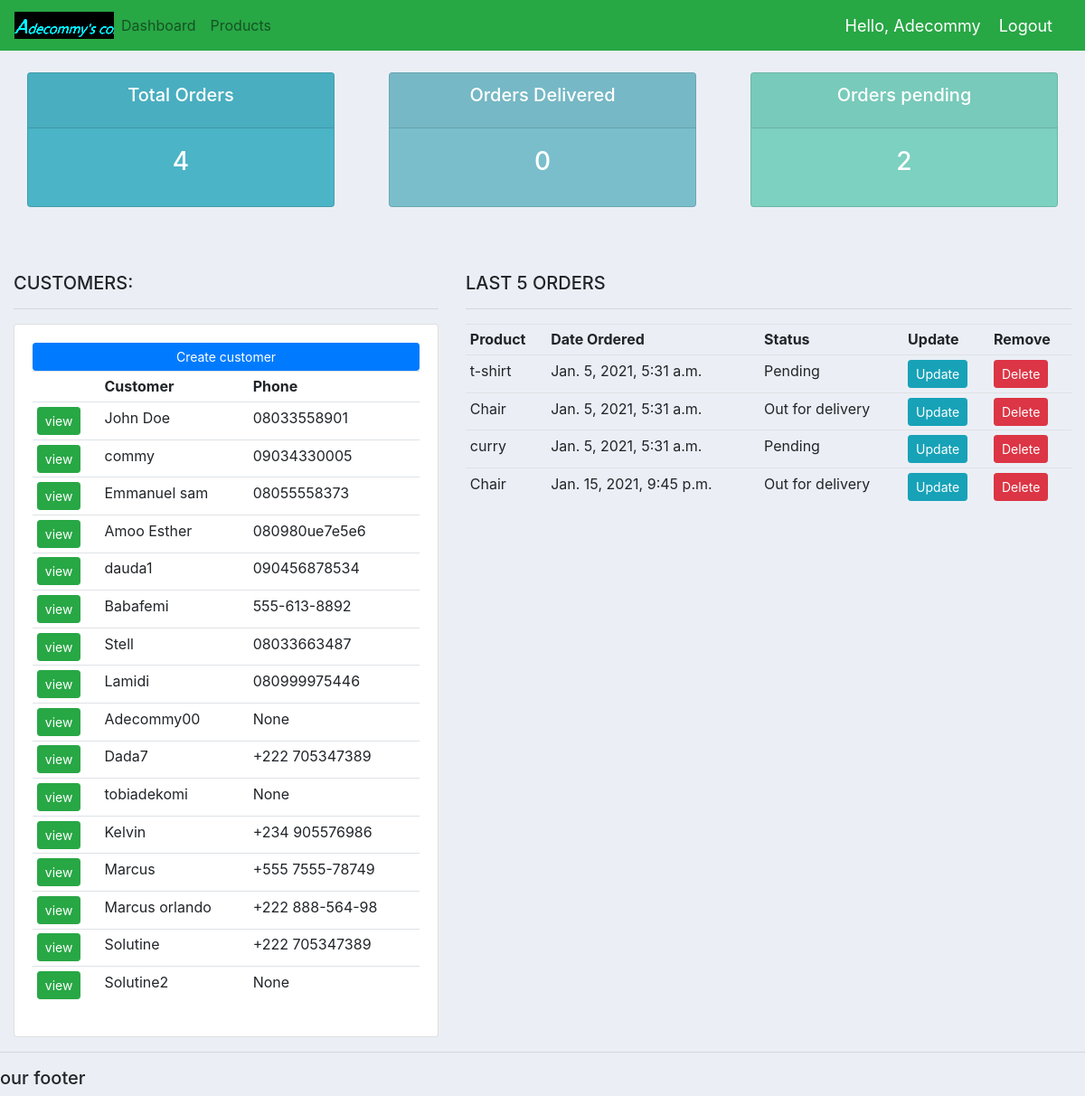
The app's page / (signed in) with its own data.
### accounts/models.py (models this page shows, shortened)
class Customer(models.Model):
    user = models.OneToOneField(User, null=True, blank=True, on_delete=models.CASCADE)
    name = models.CharField(max_length=200, null=True)
    phone = models.CharField(max_length=200, null=True)
    email = models.CharField(max_length=200, null=True)
    profile_pic = models.ImageField(default='BLOG.JPG', null=True, blank=True)
    date_created = models.DateTimeField(auto_now_add=True, null=True)

class Order(models.Model):
    STATUS = (
        ('Pending', 'Pending'),
        ('Out for delivery', 'Out for delivery'),
        ('Delivered', 'Delivered'),
    )
    customer = models.ForeignKey(Customer, null=True, on_delete=models.SET_NULL)
    product = models.ForeignKey(Product, null=True, on_delete=models.SET_NULL)
    date_created = models.DateTimeField(auto_now_add=True, null=True)
    status = models.CharField(max_length=200, null=True, choices=STATUS)
    note = models.CharField(max_length=1000, null=True)

class Product(models.Model):
    CATEGORY = (
        ('Indoor', 'Indoor'),
        ('Out door', 'Out door'),
    )
    name = models.CharField(max_length=200, null=True)
    price = models.FloatField(null=True)
    Category = models.CharField(max_length=200, null=True, choices=CATEGORY)
    description = models.CharField(max_length=200, null=True, blank=True)
    date_created = models.DateTimeField(auto_now_add=True, null=True)
    tags = models.ManyToManyField(Tag)
    def __str__(self):
        return self.name

### accounts/decorators.py (the view)
    def wrapper_function(request, *args, **kwargs):
        group = None
        if request.user.groups.exists():
            group = request.user.groups.all()[0].name
        if group == 'customer':
            return redirect('user-page')
        if group == 'admin':
            return view_func(request, *args, **kwargs)

### accounts/views.py (called while the page is built)
@login_required(login_url='login')
@admin_only
def home(request):
    orders = Order.objects.all()
    customers = Customer.objects.all()
    total_customers = customers.count()
    total_orders = orders.count()
    delivered = orders.filter(status='Delivered').count()
    pending = orders.filter(status='Pending').count()
    context = {'orders':orders, 'customers':customers, 'total_customers':total_customers, 'total_orders':total_orders, 'delivered':delivered, 'pending':pending}
    return render(request, 'accounts/dashboard.html', context)

### accounts/templates/accounts/dashboard.html
{% extends 'accounts/main.html' %}
{% block content %}
{% include 'accounts/status.html' %}
<br>
<div class="row">
    <div class="col-md-5">
        <h5>CUSTOMERS:</h5>
        <hr>
        <div class="card card-body">
            <a class="btn btn-primary btn-sm btn-block" href=" ">Create customer</a>
            <table class="table table-sm">
                <tr>
                    <th></th>
                    <th>Customer</th>
                    <th>Phone</th>
                </tr>
            {% for customer in customers %}
                <tr>
                    <td><a class="btn btn-sm btn-success" href="{% url 'customer' customer.id %}">view</a></td>
                    <td>{{customer.name}}</td>
                    <td>{{customer.phone}}</td>
                </tr>
            {% endfor %}
            </table>
        </div>
    </div>
    <div class="col-md-7">
        <h5>LAST 5 ORDERS</h5>
        <hr>
            <table class="table table-sm">
                <tr>
                    <th>Product</th>
                    <th>Date Ordered</th>
                    <th>Status</th>
                    <th>Update</th>
                    <th>Remove</th>
                </tr>
                {% for order in orders %}
                <tr>
                    <td>{{order.product}}</td>
                    <td>{{order.date_created}}</td>
                    <td>{{order.status}}</td>
                    <td><a class="btn btn-sm btn-info"href="{% url 'update_order' order.id %}">Update</a></td>
                    <td><a class="btn btn-sm btn-danger" href="{% url 'delete_order' order.id %}">Delete</a></td>
                </tr>
            {% endfor %}
            </table>
        </div>
    </div>
</div>
{% endblock %}

### accounts/templates/accounts/main.html (shortened to what this page needs)
{% load static %}
<!DOCTYPE html>
<html>
 <head>
    <link rel="stylesheet" href="https://stackpath.bootstrapcdn.com/bootstrap/4.3.1/css/bootstrap.min.css">
    <link rel="stylesheet" type="text/css" href="{% static '/css/main.css'%}">
 </head>
 <body>
  {% include 'accounts/navbar.html' %}
  <div class="container-fluid">
  {% block content %}
  {% endblock %}
  <hr>
  <h5>our footer</h5>
 </body>
</html>

### accounts/templates/accounts/navbar.html (shortened to what this page needs)
{% load static %}
<nav class="navbar navbar-expand-lg navbar-light bg-success">
 <img src="{% static 'images/logo2.png' %}">
  <div class="collapse navbar-collapse" id="navbarNav">
    <ul class="navbar-nav">
      {% if request.user.is_staff %}
      <li class="nav-item">
        <a class="nav-link" href="{% url 'home' %} ">Dashboard</a>
      </li>
      <li class="nav-item">
        <a class="nav-link" href="{% url 'products' %}">Products</a>
      </li>
      {% else %}
        <li class="nav-item">
          <a class="nav-link" href="{% url 'account' %}">settings</a>
        </li>
        {% endif %}
    </ul>
  </div>
  <span class="hello-msg">Hello, {{request.user}}</span>
  <span ><a  class="hello-msg" href="{% url 'logout' %}">Logout</a></span>
</nav>

### accounts/templates/accounts/status.html
<br>
<div class="row">
    <div class="col">
        <div class="col-md">
            <div class="card text-center text-white mb-5" id="total-orders">
                <div class="card-header">
                    <h5 class="card-title">Total Orders</h5>
                </div>
                <div class="card-body">
                 <h3 class="card-title">{{total_orders}}</h3>
                </div>
            </div>
        </div>
    </div>
    <div class="col">
        <div class="col-md">
            <div class="card text-center text-white mb-3" id="orders-delivered">
                <div class="card-header">
                    <h5 class="card-title">Orders Delivered</h5>
                </div>
                <div class="card-body">
                    <h3 class="card-title">{{delivered}}</h3>
                </div>
            </div>
        </div>
    </div>
    <div class="col">
        <div class="col-md">
            <div class="card text-center text-white mb-3" id="orders-pending">
                <div class="card-header">
                    <h5 class="card-title">Orders pending</h5>
                </div>
                <div class="card-body">
                    <h3 class="card-title">{{pending}}</h3>
                </div>
            </div>
        </div>
    </div>
</div>

### static/css/main.css (style rules this page uses)
body { background-color: #ebeff5 ; }
#total-orders { background-color: #4cb4c7; }
#orders-delivered { background-color: #7abecc; }
#orders-pending { background-color: #7CD1C0; }

### accounts/templates/accounts/navbar.html (style rules this page uses)
.hello-msg { font-size: 18px; color: #fff; margin-right: 20px; }

### records on screen
Customer: name "John Doe", phone "08033558901"
Customer: name "commy", phone "09034330005"
Customer: name "Emmanuel sam", phone "08055558373"
Customer: name "Amoo Esther", phone "080980ue7e5e6"
Customer: name "dauda1", phone "090456878534"
Customer: name "Babafemi", phone "555-613-8892"
Customer: name "Stell", phone "08033663487"
Customer: name "Lamidi", phone "080999975446"
Customer: name "Adecommy00", phone "None"
Customer: name "Dada7", phone "+222 705347389"
Customer: name "tobiadekomi", phone "None"
Customer: name "Kelvin", phone "+234 905576986"
Customer: name "Marcus", phone "+555 7555-78749"
Customer: name "Marcus orlando", phone "+222 888-564-98"
Customer: name "Solutine", phone "+222 705347389"
Customer: name "Solutine2", phone "None"
Order: product "t-shirt", date_created "Jan. 5, 2021, 5:31 a.m.", status "Pending"
Order: product "Chair", date_created "Jan. 5, 2021, 5:31 a.m.", status "Out for delivery"
Order: product "curry", date_created "Jan. 5, 2021, 5:31 a.m.", status "Pending"
Order: product "Chair", date_created "Jan. 15, 2021, 9:45 p.m.", status "Out for delivery"

### other values on screen
{{ request.user }} "Adecommy"
{{ total_orders }} "4"
{{ delivered }} "0"
{{ pending }} "2"
